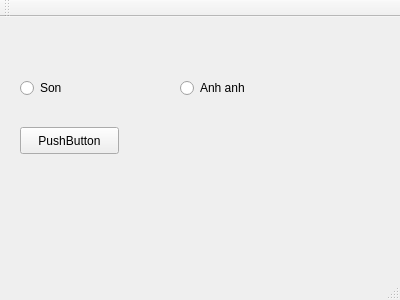
<?xml version="1.0" encoding="UTF-8"?>
<ui version="4.0">
 <class>MainWindow</class>
 <widget class="QMainWindow" name="MainWindow">
  <property name="geometry">
   <rect>
    <x>0</x>
    <y>0</y>
    <width>400</width>
    <height>300</height>
   </rect>
  </property>
  <property name="windowTitle">
   <string>MainWindow</string>
  </property>
  <widget class="QWidget" name="centralWidget">
   <widget class="QRadioButton" name="radioButton">
    <property name="geometry">
     <rect>
      <x>20</x>
      <y>60</y>
      <width>117</width>
      <height>22</height>
     </rect>
    </property>
    <property name="text">
     <string>Son</string>
    </property>
   </widget>
   <widget class="QRadioButton" name="radioButton_2">
    <property name="geometry">
     <rect>
      <x>180</x>
      <y>60</y>
      <width>117</width>
      <height>22</height>
     </rect>
    </property>
    <property name="text">
     <string>Anh anh</string>
    </property>
   </widget>
   <widget class="QPushButton" name="pushButton">
    <property name="geometry">
     <rect>
      <x>20</x>
      <y>110</y>
      <width>99</width>
      <height>27</height>
     </rect>
    </property>
    <property name="text">
     <string>PushButton</string>
    </property>
   </widget>
  </widget>
  <widget class="QMenuBar" name="menuBar">
   <property name="geometry">
    <rect>
     <x>0</x>
     <y>0</y>
     <width>400</width>
     <height>25</height>
    </rect>
   </property>
  </widget>
  <widget class="QToolBar" name="mainToolBar">
   <attribute name="toolBarArea">
    <enum>TopToolBarArea</enum>
   </attribute>
   <attribute name="toolBarBreak">
    <bool>false</bool>
   </attribute>
  </widget>
  <widget class="QStatusBar" name="statusBar"/>
 </widget>
 <layoutdefault spacing="6" margin="11"/>
 <resources/>
 <connections/>
</ui>
